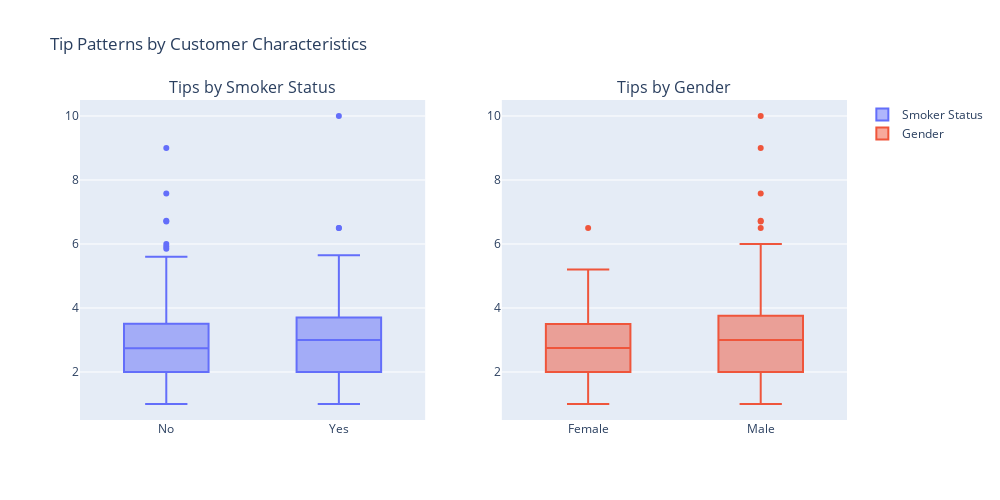

Source (notebook cell):
### Code cell
from plotly.subplots import make_subplots

# Additional categorical comparisons
fig = make_subplots(rows=1, cols=2,
                    subplot_titles=('Tips by Smoker Status', 'Tips by Gender'))

# Smoker vs Non-smoker
fig.add_trace(
    go.Box(x=df['smoker'], y=df['tip'], name='Smoker Status'),
    row=1, col=1
)

# Gender comparison
fig.add_trace(
    go.Box(x=df['sex'], y=df['tip'], name='Gender'),
    row=1, col=2
)

fig.update_layout(height=500, width=1000, title_text="Tip Patterns by Customer Characteristics")
fig.show()

# Statistical tests
for category in ['sex', 'smoker']:
    groups = [group['tip'].values for name, group in df.groupby(category)]
    stat, p_val = stats.ttest_ind(*groups)
    print(f"\n{category.title()} Comparison:")
    print(f"t-statistic: {stat:.4f}, p-value: {p_val:.4f}")
    for name, group in df.groupby(category):
        print(f"Mean tip for {name}: ${group['tip'].mean():.2f}")

### Figure 1 — Plotly figure (JSON) as saved in the notebook; plotly's stock layout.template omitted (floating-point values rounded to 4 significant figures; data arrays with more than 128 entries replaced by an {"elided": "..."} marker saying what was removed)
{"data": [{"name": "Smoker Status", "type": "box", "x": {"elided": "244 str values"}, "xaxis": "x", "y": {"elided": "244 float values"}, "yaxis": "y"}, {"name": "Gender", "type": "box", "x": {"elided": "244 str values"}, "xaxis": "x2", "y": {"elided": "244 float values"}, "yaxis": "y2"}], "layout": {"annotations": [{"font": {"size": 16}, "showarrow": false, "text": "Tips by Smoker Status", "x": 0.225, "xanchor": "center", "xref": "paper", "y": 1, "yanchor": "bottom", "yref": "paper"}, {"font": {"size": 16}, "showarrow": false, "text": "Tips by Gender", "x": 0.775, "xanchor": "center", "xref": "paper", "y": 1, "yanchor": "bottom", "yref": "paper"}], "height": 500, "title": {"text": "Tip Patterns by Customer Characteristics"}, "width": 1000, "xaxis": {"anchor": "y", "domain": [0, 0.45]}, "xaxis2": {"anchor": "y2", "domain": [0.55, 1]}, "yaxis": {"anchor": "x", "domain": [0, 1]}, "yaxis2": {"anchor": "x2", "domain": [0, 1]}}}
